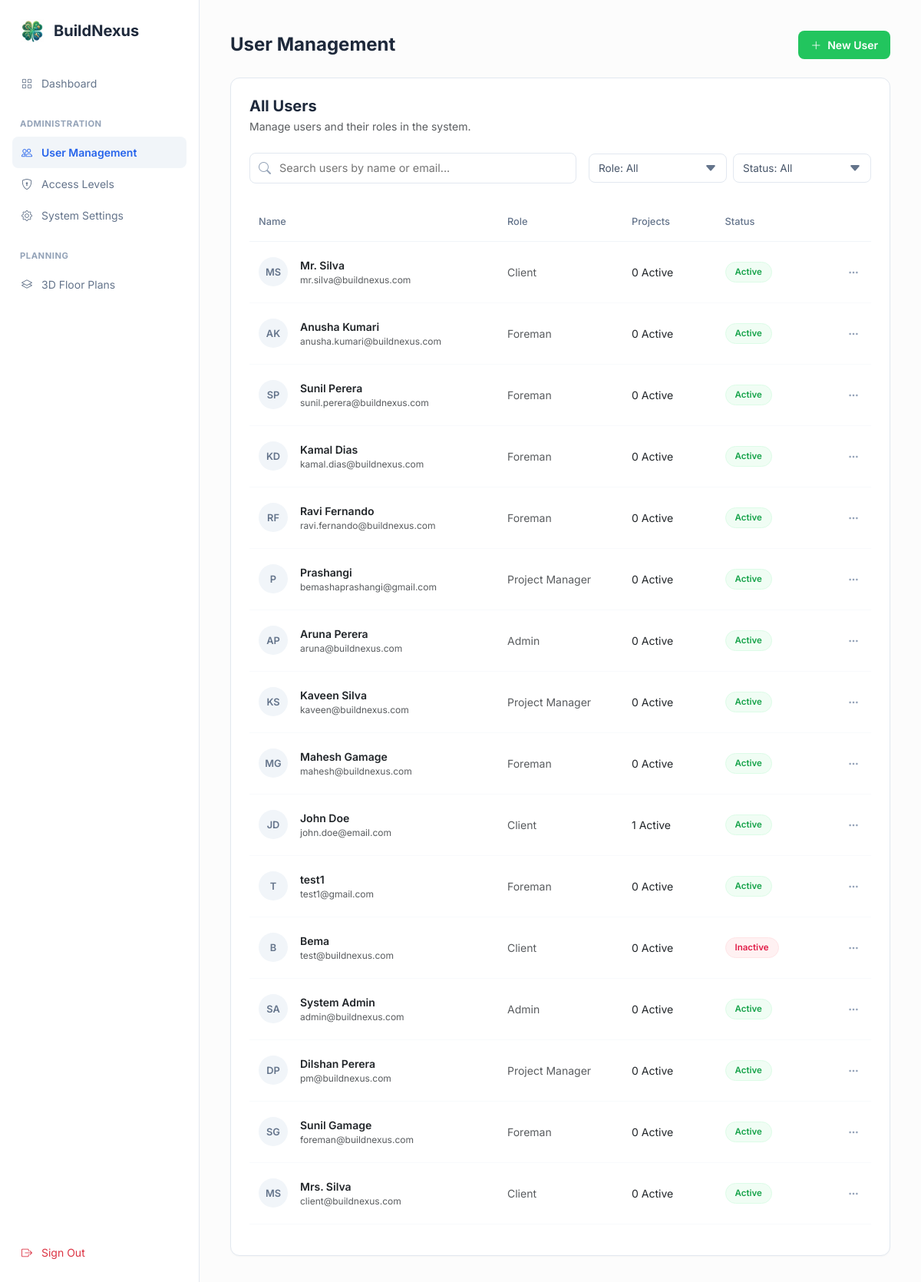
The page /user_management.php (signed in) on the database its author committed.
### tables this page shows
CREATE TABLE `users` (
  `id` int(11) NOT NULL AUTO_INCREMENT,
  `full_name` varchar(100) NOT NULL,
  `email` varchar(100) NOT NULL,
  `phone_number` varchar(20) DEFAULT NULL,
  `password` varchar(255) NOT NULL,
  `address` text DEFAULT NULL,
  `role` enum('Admin','Project Manager','Foreman','Client') NOT NULL,
  `hourly_rate` decimal(10,2) DEFAULT 35.00,
  `created_at` timestamp NOT NULL DEFAULT current_timestamp(),
  `status` enum('Active','Inactive','Invited') DEFAULT 'Active',
  PRIMARY KEY (`id`),
  UNIQUE KEY `email` (`email`)
);

### user_management.php (the view, shortened to what this page needs)
<?php
require 'db.php';
try {
    $query = "
        SELECT
            u.*,
            (SELECT COUNT(DISTINCT project_id) FROM time_cards WHERE user_id = u.id AND status = 'On-Site') AS active_pm_projects,
            (SELECT COUNT(*) FROM projects WHERE client_name = u.full_name AND status = 'Active') AS active_client_projects
        FROM users u
        ORDER BY u.created_at DESC
    ";
    $users = $pdo->query($query)->fetchAll(PDO::FETCH_ASSOC);
} catch (PDOException $e) {
    die("Database Error: " . $e->getMessage());
}
?>
<!DOCTYPE html>
<html lang="en">
<head>
    <link href="https://cdn.jsdelivr.net/npm/bootstrap@5.3.0/dist/css/bootstrap.min.css" rel="stylesheet">
    <link rel="stylesheet" href="https://cdn.jsdelivr.net/npm/bootstrap-icons@1.10.0/font/bootstrap-icons.css">
</head>
<body>
    <aside class="sidebar">
        <a href="index.php" class="sidebar-brand">
            <img src="images/logo.png" alt="BuildNexus" style="width: 32px;" onerror="this.src='https://via.placeholder.com/32?text=B'">
            <span>BuildNexus</span>
        </a>
        <nav>
            <a href="admin_dashboard.php" class="nav-link-custom"><i class="bi bi-grid"></i> Dashboard</a>
            <p class="nav-category">Administration</p>
            <a href="user_management.php" class="nav-link-custom active"><i class="bi bi-people"></i> User Management</a>
            <a href="#" class="nav-link-custom"><i class="bi bi-shield-lock"></i> Access Levels</a>
            <a href="#" class="nav-link-custom"><i class="bi bi-gear"></i> System Settings</a>
            <p class="nav-category">Planning</p>
            <a href="features/3d-floor-plans.php" class="nav-link-custom"><i class="bi bi-layers"></i> 3D Floor Plans</a>
            </nav>
        <a href="logout.php" class="mt-auto nav-link-custom text-danger"><i class="bi bi-box-arrow-right"></i> Sign Out</a>
    </aside>
    <main class="main-content">
        <div class="d-flex justify-content-between align-items-center mb-4">
            <h2 class="h4 fw-bold mb-0">User Management</h2>
            <button class="btn-new-user" data-bs-toggle="modal" data-bs-target="#newUserModal">
                <i class="bi bi-plus-lg"></i> New User
            </button>
        </div>
        <div class="content-card">
            <div class="mb-4">
                <h5 class="fw-bold mb-1">All Users</h5>
                <p class="text-muted small">Manage users and their roles in the system.</p>
            </div>
            <div class="d-flex justify-content-between align-items-center gap-3 flex-wrap mb-4">
                <div class="search-wrapper">
                    <i class="bi bi-search search-icon"></i>
                    <input type="text" id="searchInput" class="custom-input" placeholder="Search users by name or email...">
                </div>
                <div class="d-flex gap-2">
                    <select id="roleFilter" class="custom-select">
                        <option value="All">Role: All</option>
                    </select>
                    <select id="statusFilter" class="custom-select">
                        <option value="All">Status: All</option>
                    </select>
                </div>
            </div>
            <table class="table" id="usersTable">
                <thead>
                    <tr>
                        <th width="40%">Name</th>
                        <th width="20%">Role</th>
                        <th width="15%">Projects</th>
                        <th width="15%">Status</th>
                        <th width="10%" class="text-end"></th>
                    </tr>
                </thead>
                <tbody>
                    <?php foreach ($users as $user): ?>
                    <?php
                        $names = explode(' ', $user['full_name']);
                        $initials = strtoupper(substr($names[0], 0, 1) . (isset($names[1]) ? substr($names[1], 0, 1) : ''));
                        $projCount = ($user['role'] == 'Client') ? $user['active_client_projects'] : $user['active_pm_projects'];
                        $status = $user['status'] ?? 'Active';
                    ?>
                    <tr class="user-row" data-role="<?= $user['role'] ?>" data-status="<?= $status ?>">
                        <td>
                            <div class="d-flex align-items-center gap-3">
                                <div class="avatar"><?= $initials ?></div>
                                <div>
                                    <div class="fw-semibold mb-0"><?= htmlspecialchars($user['full_name']) ?></div>
                                    <div class="text-muted small" style="font-size: 0.75rem;"><?= htmlspecialchars($user['email']) ?></div>
                                </div>
                            </div>
                        </td>
                        <td class="text-muted"><?= htmlspecialchars($user['role']) ?></td>
                        <td class="fw-500"><?= $projCount ?> Active</td>
                        <td>
                            <span class="status-pill pill-<?= strtolower($status) ?>">
                                <?= $status ?>
                            </span>
                        </td>
                        <td class="text-end">
                            <div class="dropdown">
                                <button class="btn-action" data-bs-toggle="dropdown">
                                    <i class="bi bi-three-dots"></i>
                                </button>
                            </div>
                        </td>
                    </tr>
                    <?php endforeach; ?>
                </tbody>
            </table>
        </div>
    </main>
</body>
</html>

### user_management.php (style rules this page uses)
body { font-family: 'Inter', sans-serif; background-color: #fcfcfc; color: #1e293b; overflow: hidden; }
.sidebar { width: 260px; height: 100vh; background: #fff; border-right: 1px solid #e2e8f0; padding: 1.5rem 1rem; position: fixed; left: 0; top: 0; display: flex; flex-direction: column; z-index: 1000; }
.sidebar-brand { display: flex; align-items: center; gap: 12px; padding: 0 10px 2rem; text-decoration: none; color: #1e293b; font-weight: 700; font-size: 1.25rem; }
.nav-link-custom { display: flex; align-items: center; gap: 12px; padding: 10px 12px; font-size: 0.875rem; color: #64748b; text-decoration: none; border-radius: 8px; transition: 0.2s; }
.nav-link-custom.active { background: #f1f5f9; color: #2563eb; font-weight: 600; }
.nav-category { font-size: 0.7rem; font-weight: 700; color: #94a3b8; text-transform: uppercase; margin: 1.5rem 0 0.5rem 10px; letter-spacing: 0.05em; }
.main-content { margin-left: 260px; padding: 2.5rem; height: 100vh; overflow-y: auto; }
.content-card { background: #fff; border: 1px solid #e2e8f0; border-radius: 12px; padding: 1.5rem; box-shadow: 0 1px 2px rgba(0,0,0,0.03); }
.search-wrapper { position: relative; max-width: 450px; flex-grow: 1; }
.search-icon { position: absolute; left: 12px; top: 50%; transform: translateY(-50%); color: #94a3b8; }
.custom-input { width: 100%; padding: 8px 12px 8px 38px; border: 1px solid #e2e8f0; border-radius: 8px; font-size: 0.9rem; transition: border 0.2s; }
.custom-select { padding: 8px 35px 8px 12px; border: 1px solid #e2e8f0; border-radius: 8px; font-size: 0.85rem; color: #475569; background-color: #fff; min-width: 180px; appearance: none; background-repeat: no-repeat; background-position: right 12px center; }
.table thead th { border-bottom: 1px solid #f1f5f9; color: #64748b; font-weight: 500; font-size: 0.8rem; padding: 1rem 0.75rem; background: #fff; }
.table tbody td { padding: 1.25rem 0.75rem; border-bottom: 1px solid #f8fafc; font-size: 0.875rem; vertical-align: middle; }
.avatar { width: 38px; height: 38px; border-radius: 50%; background: #f1f5f9; color: #64748b; display: flex; align-items: center; justify-content: center; font-weight: 600; font-size: 0.8rem; }
.status-pill { padding: 4px 12px; border-radius: 20px; font-size: 0.72rem; font-weight: 600; display: inline-block; }
.pill-active { background: #f0fdf4; color: #16a34a; border: 1px solid #dcfce7; }
.pill-inactive { background: #fff1f2; color: #e11d48; border: 1px solid #ffe4e6; }
.btn-action { color: #94a3b8; padding: 4px; transition: color 0.2s; background: none; border: none; }
.btn-new-user { background-color: #22c55e; border: none; color: #fff; font-weight: 600; border-radius: 8px; padding: 8px 16px; font-size: 0.875rem; display: flex; align-items: center; gap: 8px; transition: background 0.2s; }

### rows shown on the page
users: full_name "MS", full_name "Mr. Silva", email "mr.silva@buildnexus.com", role "Client", projCount "0", status "Active"
users: full_name "AK", full_name "Anusha Kumari", email "anusha.kumari@buildnexus.com", role "Foreman", projCount "0", status "Active"
users: full_name "SP", full_name "Sunil Perera", email "sunil.perera@buildnexus.com", role "Foreman", projCount "0", status "Active"
users: full_name "KD", full_name "Kamal Dias", email "kamal.dias@buildnexus.com", role "Foreman", projCount "0", status "Active"
users: full_name "RF", full_name "Ravi Fernando", email "ravi.fernando@buildnexus.com", role "Foreman", projCount "0", status "Active"
users: full_name "P", full_name "Prashangi", email "bemashaprashangi@gmail.com", role "Project Manager", projCount "0", status "Active"
users: full_name "AP", full_name "Aruna Perera", email "aruna@buildnexus.com", role "Admin", projCount "0", status "Active"
users: full_name "KS", full_name "Kaveen Silva", email "kaveen@buildnexus.com", role "Project Manager", projCount "0", status "Active"
users: full_name "MG", full_name "Mahesh Gamage", email "mahesh@buildnexus.com", role "Foreman", projCount "0", status "Active"
users: full_name "JD", full_name "John Doe", email "john.doe@email.com", role "Client", projCount "1", status "Active"
users: full_name "T", full_name "test1", email "test1@gmail.com", role "Foreman", projCount "0", status "Active"
users: full_name "B", full_name "Bema", email "test@buildnexus.com", role "Client", projCount "0", status "Inactive"
users: full_name "SA", full_name "System Admin", email "admin@buildnexus.com", role "Admin", projCount "0", status "Active"
users: full_name "DP", full_name "Dilshan Perera", email "pm@buildnexus.com", role "Project Manager", projCount "0", status "Active"
users: full_name "SG", full_name "Sunil Gamage", email "foreman@buildnexus.com", role "Foreman", projCount "0", status "Active"
users: full_name "MS", full_name "Mrs. Silva", email "client@buildnexus.com", role "Client", projCount "0", status "Active"
